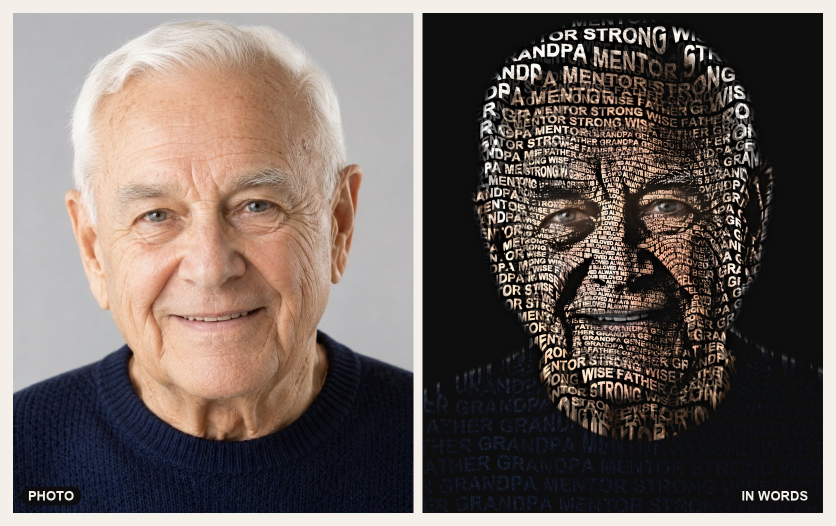
#> input picture sites/typortrait.com/everloved/robert-sample.jpg, 1672 x 1052 px (shown at 1/2 size)
$ python blobscan.py ../../sites/typortrait.com/everloved/robert-sample.jpg 1.0 100
#> lines starting #> are read from the running program, lines starting #| are printed output that depends on the picture; after the words box and inside, x2 and y2 are one past the last pixel; in counts of white or black regions, pixels touching at a corner belong together
#!/usr/bin/env python3
"""Find smooth patches inside the subject -- places where the typography is missing.

WHY NOT BRIGHTNESS
  The first version of this looked for near-white pixels. That was wrong. On a
  measured failing render: nothing clipped at 255, nothing above 235 formed a
  region larger than 400px, and the only large bright region was the studio
  backdrop itself (mean 230.6, sd 1.7, full height, touching the left border).
  The blobs sit ON the face at roughly the same level as the background, so no
  brightness threshold can separate them.

WHAT ACTUALLY DISTINGUISHES THEM
  Everywhere else on the subject carries glyph texture. A blob is smooth. So:

    1. local standard deviation over a small window -> texture
    2. smooth = texture below TEX, i.e. no type
    3. drop every component touching the image border -> that is the background,
       which is also smooth
    4. what remains is a smooth patch surrounded by type: a blob

  Reports position, size, mean level, and solidity (area / convex hull area) so
  a filled shape can be told from type that merely thinned out.

Usage:
    python3 blobscan.py <image> [tex] [minarea]
        tex      local sd below this counts as smooth (default 6.0)
        minarea  ignore components smaller than this (default 900)

Writes <name>-blobs.png: detected patches in magenta over a dimmed copy.
"""
import os
import sys

import numpy as np
from PIL import Image

try:
    import cv2
except Exception:                                          # noqa: BLE001
    raise SystemExit("cv2 unavailable -- run this inside the container")


def main():
    if len(sys.argv) < 2:
        raise SystemExit("usage: blobscan.py <image> [tex] [minarea]")
    path = sys.argv[1]
    tex_thr = float(sys.argv[2]) if len(sys.argv) > 2 else 6.0
    min_area = int(sys.argv[3]) if len(sys.argv) > 3 else 900

    im = Image.open(path).convert("RGB")
#> im is the input picture: PIL image 1672x1052 RGB; mean R, G, B 112, 101.2, 96.2
    rgb = np.asarray(im).astype(np.float32)
    g = cv2.cvtColor(rgb.astype(np.uint8), cv2.COLOR_RGB2GRAY).astype(np.float32)
    H, W = g.shape
#> H = 1052; W = 1672
    print("image     %s  %dx%d" % (path, W, H))
#| image     ../../sites/typortrait.com/everloved/robert-sample.jpg  1672x1052

    # local sd over a 15px window -- large enough to span a glyph, small enough
    # to stay inside a blob
    k = 15
    mean = cv2.boxFilter(g, -1, (k, k), normalize=True)
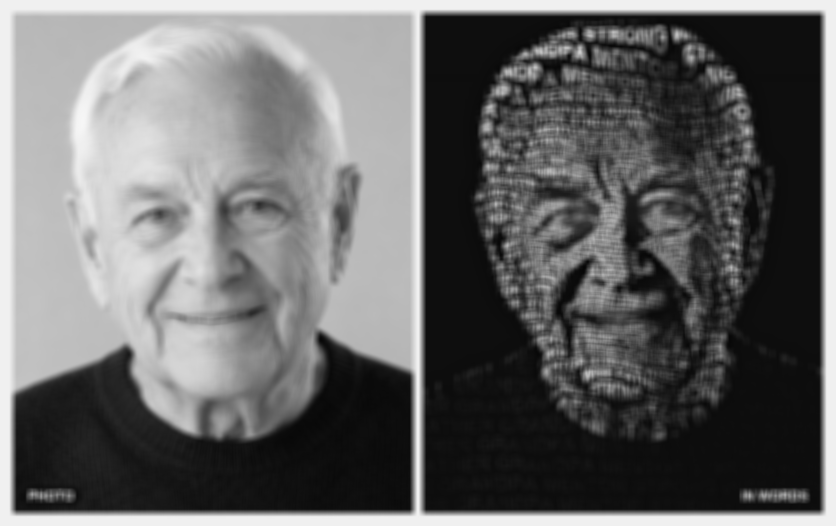
#> mean: shape (1052, 1672) float32 (shown at 1/2 size); min 5.13, max 246.3, mean 103.9
    sq = cv2.boxFilter(g * g, -1, (k, k), normalize=True)
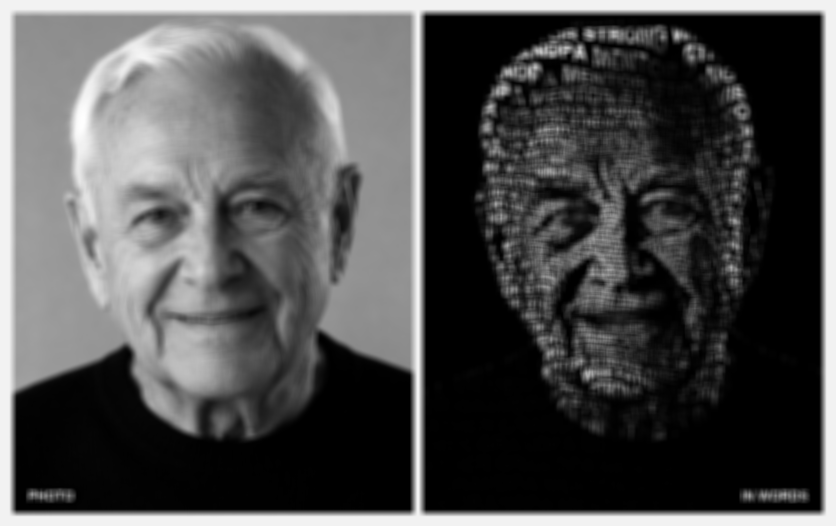
#> sq: shape (1052, 1672) float32 (shown at 1/2 size); min 38.4, max 60669.7, mean 18687.5; drawn with min black and max white
    sd = np.sqrt(np.maximum(sq - mean * mean, 0.0))
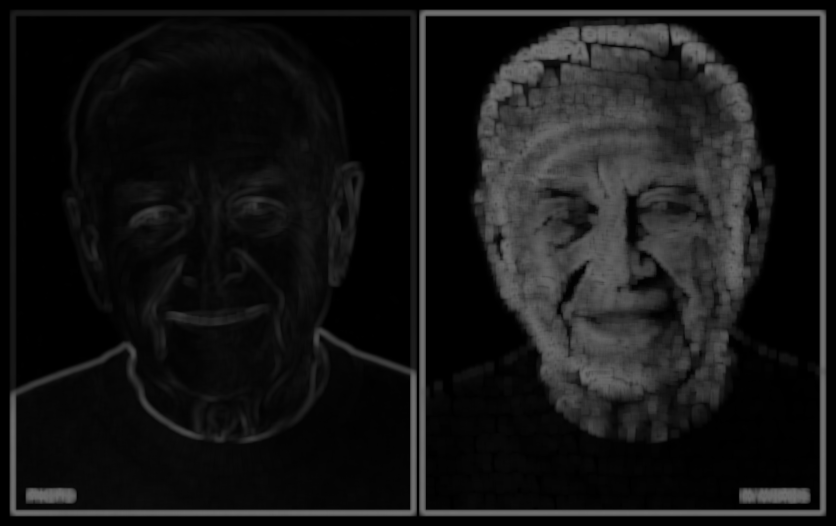
#> sd: shape (1052, 1672) float32 (shown at 1/2 size); min 0, max 117.8, mean 21.6
    print("texture   sd: p5=%.1f p50=%.1f p95=%.1f   smooth if < %.1f"
          % (np.percentile(sd, 5), np.percentile(sd, 50),
             np.percentile(sd, 95), tex_thr))
#| texture   sd: p5=0.0 p50=6.9 p95=90.2   smooth if < 1.0

    smooth = (sd < tex_thr).astype(np.uint8)
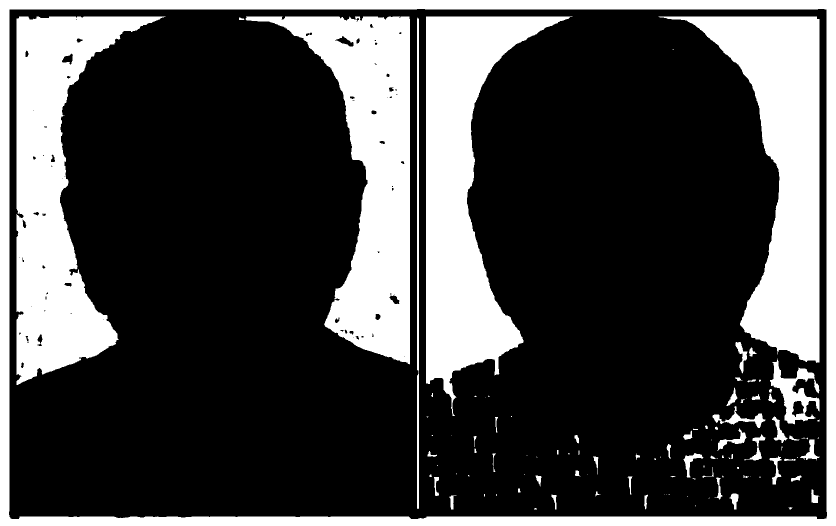
#> smooth: shape (1052, 1672) (shown at 1/2 size); values 0 (black) and 1 (white), 27.4% white; 109 white regions (48 under 20 px), largest, box (x1, y1, x2, y2) and area: (0, 0, 1672, 1052) 101521, (33, 33, 331, 770) 92258, (852, 33, 1145, 832) 91563
    n, lab, stats, _ = cv2.connectedComponentsWithStats(smooth, 8)
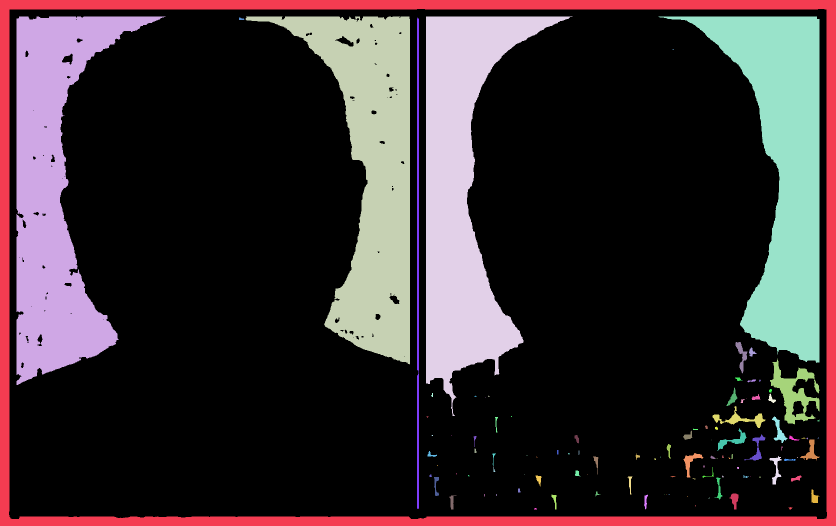
#> lab: shape (1052, 1672) int32 (shown at 1/2 size); 110 distinct labels, from 0 to 109; one colour per label, 0 black
#> n = 110; stats = 110 rows, first 6: [18, 18, 1636, 1020, 1276974], [0, 0, 1672, 1052, 101521], [33, 33, 298, 737, 92258], [491, 33, 329, 696, 91162], [852, 33, 293, 799, 91563], [1317, 33, 322, 693, 87160]

    # the background is smooth too, but it touches the frame edge
    border = set(lab[0, :]) | set(lab[-1, :]) | set(lab[:, 0]) | set(lab[:, -1])
#> border = 1 item
    print("components %d, of which %d touch the border (background)"
          % (n - 1, len([i for i in border if i])))
#| components 109, of which 1 touch the border (background)

    rows = []
    for i in range(1, n):
        if i in border:
            continue
        x, y, w, h, area = stats[i]
        if area < min_area:
            continue
        comp = (lab == i)
        cnts, _ = cv2.findContours(comp.astype(np.uint8), cv2.RETR_EXTERNAL,
                                   cv2.CHAIN_APPROX_SIMPLE)
        sol = 0.0
        if cnts:
            ha = float(cv2.contourArea(cv2.convexHull(cnts[0])))
            if ha > 0:
                sol = float(cv2.contourArea(cnts[0])) / ha
        vals = g[comp]
        rows.append((int(area), int(x), int(y), int(w), int(h), sol,
                     float(vals.mean()), float(np.percentile(vals, 95))))
#> this loop made 109 passes
#> (x, y, w, h, area, ha, sol) on passes 2, 3, 4, 5, 7, 9, 10, 11, 16, 19, 20, 26: (33, 33, 298, 737, 92258, 172285.5, 0.535), (491, 33, 329, 696, 91162, 162127.5, 0.564), (852, 33, 293, 799, 91563, 175709, 0.515), (1317, 33, 322, 693, 87160, 155903, 0.553), (834, 35, 4, 983, 3897, 2943, 0.989), (1471, 684, 24, 63, 544, 851.5, 0.549), (1498, 695, 15, 18, 133, 153, 0.696), (1540, 717, 99, 132, 4831, 9488, 0.526), (1453, 775, 22, 37, 285, 330.5, 0.735), (1536, 787, 16, 19, 125, 152.5, 0.656), (1503, 788, 18, 12, 114, 122.5, 0.731), (1425, 812, 106, 44, 1146, 2983.5, 0.334)
#> (x, y, w, h, area) on passes 6, 12, 13, 17, 18, 25: (478, 35, 11, 5, 39), (1470, 755, 14, 7, 59), (1495, 759, 17, 6, 52), (1538, 778, 6, 7, 34), (862, 786, 4, 8, 20), (1481, 798, 8, 8, 33)
#> pass 3, in main, `comp = (lab == i)`:
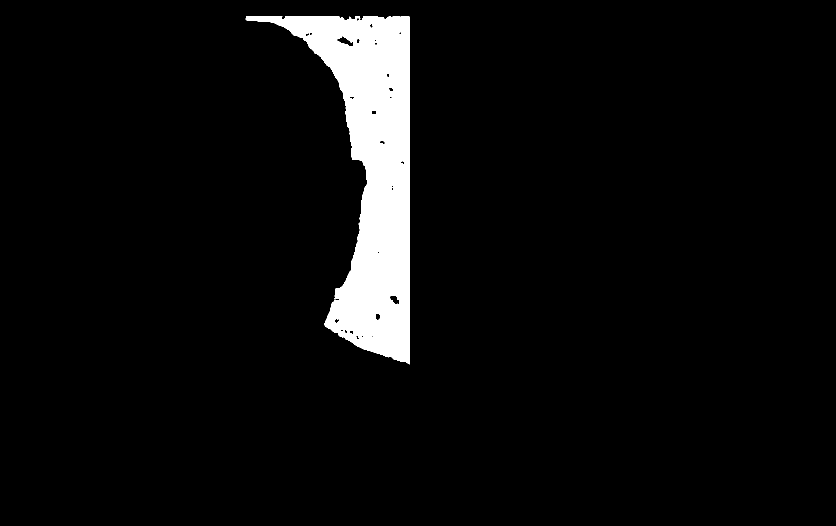
#> comp: shape (1052, 1672) bool (shown at 1/2 size); 5.2% white; 1 white region, box (x1, y1, x2, y2) and area: (491, 33, 820, 729) 91162
#> after the loop, rows = 31 items

    rows.sort(reverse=True)
    print("\ninterior smooth patches >= %d px: %d" % (min_area, len(rows)))
#| interior smooth patches >= 100 px: 31
    print("%9s %6s %6s %6s %6s %7s %8s %8s"
          % ("area", "x", "y", "w", "h", "solid", "mean", "p95"))
    for r in rows[:20]:
        print("%9d %6d %6d %6d %6d %7.2f %8.1f %8.1f" % r)
#> this loop made 20 passes
#> r on passes 1 to 12: (92258, 33, 33, 298, 737, 0.535, 189.2, 194), (91563, 852, 33, 293, 799, 0.515, 13.87, 14), (91162, 491, 33, 329, 696, 0.564, 184.1, 187), (87160, 1317, 33, 322, 693, 0.553, 13.88, 14), (4831, 1540, 717, 99, 132, 0.526, 13.63, 15), (3897, 834, 35, 4, 983, 0.989, 240, 240), (1146, 1425, 812, 106, 44, 0.334, 13.46, 15), (674, 1434, 856, 59, 45, 0.436, 13.66, 15), (591, 1367, 906, 40, 49, 0.453, 13.54, 14), (555, 1600, 879, 39, 42, 0.481, 13.56, 14), (548, 1544, 833, 31, 53, 0.495, 13.36, 14), (544, 1471, 684, 24, 63, 0.549, 13.14, 14)
#|     92258     33     33    298    737    0.54    189.2    194.0
#|     91563    852     33    293    799    0.51     13.9     14.0
#|     91162    491     33    329    696    0.56    184.1    187.0
#|     87160   1317     33    322    693    0.55     13.9     14.0
#|      4831   1540    717     99    132    0.53     13.6     15.0
#|      3897    834     35      4    983    0.99    240.0    240.0
#|      1146   1425    812    106     44    0.33     13.5     15.0
#|       674   1434    856     59     45    0.44     13.7     15.0
#> (further printed lines are left out)

    vis = (rgb * 0.40).astype(np.uint8)
    for i in range(1, n):
        if i in border or stats[i][4] < min_area:
            continue
        vis[lab == i] = (255, 0, 255)
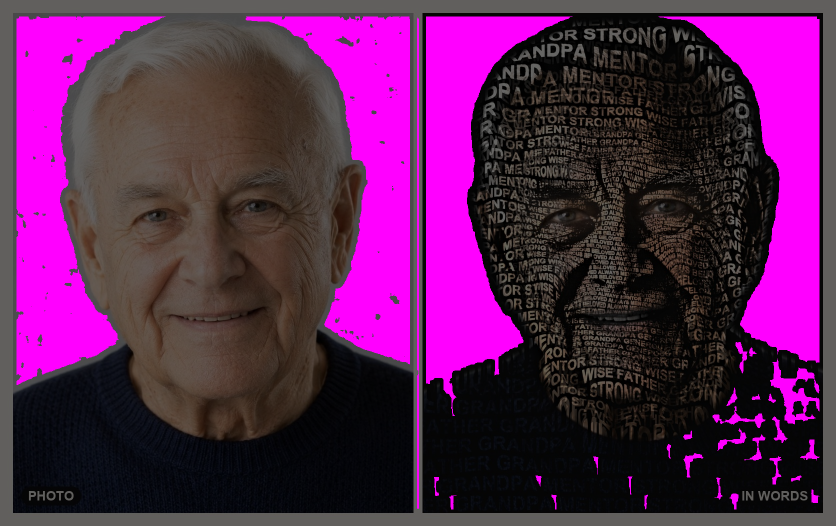
#> vis: shape (1052, 1672, 3) (shown at 1/2 size); mean R, G, B 90.8, 31.6, 84.5
    out = os.path.splitext(path)[0] + "-blobs.png"
    Image.fromarray(vis).save(out)
    print("\nwrote %s" % out)
    if not rows:
        print("nothing found -- raise tex (e.g. 9) or lower minarea")


if __name__ == "__main__":
    main()
